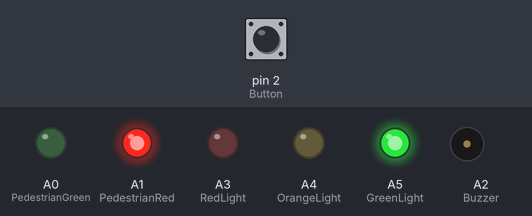
This sketch was run on a simulated Arduino Uno, built with avr-gcc and run on an emulated ATmega328P. On the bench: output pins drawn as LEDs (lit = HIGH), buzzer (waves = sounding). The inputs (shaded band) are chosen by the test bench; at power-on: pin 2 (Button) LOW. Pins used as bus, display or sensor lines are not drawn.

Above: at 1.2 s.
1.3 s: pin 2 (Button) pulled HIGH for 0.15 s
At 1.8 s:
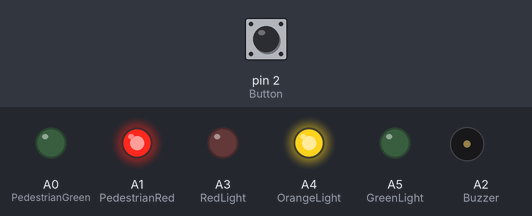
At 5.7 s:
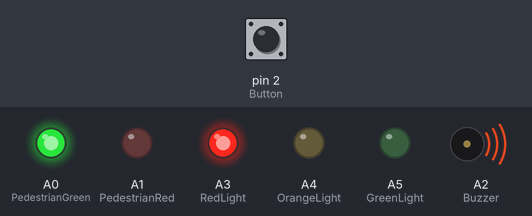
Timing chart, 0 to 31.1 s (numbered marks = the images above; inputs shaded):
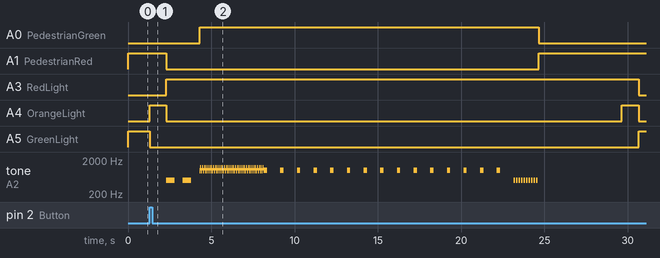

Measured:
- after the input at 1.3 s, A0 (PedestrianGreen): LOW → HIGH after 3.0 s, → LOW 20.4 s later; A1 (PedestrianRed): HIGH → LOW after 1.0 s, → HIGH 22.4 s later; A3 (RedLight): LOW → HIGH after 1.0 s, → LOW 28.4 s later; A4 (OrangeLight): alternates HIGH for 1.0 s and LOW for 27.4 s, starting at once; A5 (GreenLight): HIGH → LOW at once, → HIGH 29.4 s later

The sketch:

ArduinoTrafficLightCode.ino
```cpp
/*setting up value of pins for the lights, buzzer & button.
From the LED's perspective, it doesn't matter if the voltage it
receives is coming from a digital or analogue pin as long as sufficient
voltage comes from it (after passing through the 1kOhm resistors).
*/


/*The boolean pedestrian variable tells the interrupt that the button has
been pressed and thus when back in the main loop, the next branch should go
to the state where pedestrian lights go green and the traffic turns red*/
const int GreenLight = A5;
const int OrangeLight = A4;
const int RedLight = A3;
const int Buzzer = A2;
const int Button = 2;
bool pedestrian = false;

const int PedestrianRed = A1;
const int PedestrianGreen = A0;


void setup() {
  // put your setup code here, to run once:
  Serial.begin(9600);
  pinMode(GreenLight, OUTPUT);
  pinMode(RedLight, OUTPUT);
  pinMode(OrangeLight, OUTPUT);
  pinMode(PedestrianRed, OUTPUT);
  pinMode(PedestrianGreen, OUTPUT);
  pinMode(Buzzer, OUTPUT);
  pinMode(Button, INPUT);
  attachInterrupt(digitalPinToInterrupt(Button),Pedestrian, RISING);

}

void loop() {
  // default state is when the traffic light is gree
  digitalWrite(GreenLight, HIGH);
  digitalWrite(PedestrianRed, HIGH);

  if(pedestrian){
    // this section changes state of the light to ted
    digitalWrite(GreenLight, LOW);
    digitalWrite(OrangeLight, HIGH);
    delay(1000);
    digitalWrite(OrangeLight, LOW);
    digitalWrite(RedLight, HIGH);

    //this section waits for time before turning back to green
    digitalWrite(Buzzer, HIGH);
    pedestrianCrossSound();
    digitalWrite(Buzzer, LOW);
    delay(5000);


    //this section will turn the state back to green
    digitalWrite(OrangeLight, HIGH);
    delay(1000);
    digitalWrite(OrangeLight, LOW);
    digitalWrite(RedLight, LOW);
    digitalWrite(GreenLight, HIGH);
    pedestrian = false;
  }
}


void Pedestrian(){
  pedestrian = true;
}

//this also controls the pedestrian's Lights
/*The code that makes the sound and tried to recreate
the SG/Aus pedestrian crossing sound was generated from Chat Gpt.
This helped speed up the process as the focus was getting the right
or similar sound in place without taking attention away from the whole
system. The sound is slightly modified to help alert a pedestrian time
is almost up but it's not too far off from the actual sound */
void pedestrianCrossSound(){
  digitalWrite(PedestrianRed, LOW);
    for(int i = 0; i < 2; i++){
    tone(Buzzer, 500);
    delay(500);
    noTone(Buzzer);
    delay(500);
  }

  digitalWrite(PedestrianGreen, HIGH);
  // Rapid chirping
  for(int i = 0; i < 35; i++){
    tone(Buzzer, 973);
    delay(25);
    noTone(Buzzer);
    delay(25);

    tone(Buzzer, 1200);
    delay(35);
    noTone(Buzzer);
    delay(25);

  }

  for(int i = 0; i < 15; i++){
    tone(Buzzer, 1000);  // 1000 Hz beep
    delay(200);

    noTone(Buzzer);
    delay(800);          // Long interval

  }

  for(int i = 0; i < 10; i++){
  // Lower "woodpecker" component
  // This helps tell the pedestrian time is almost over
    tone(Buzzer, 500);
    delay(100);

    noTone(Buzzer);
    delay(50);
  }

  digitalWrite(PedestrianGreen, LOW);
  digitalWrite(PedestrianRed, HIGH);

}
```
